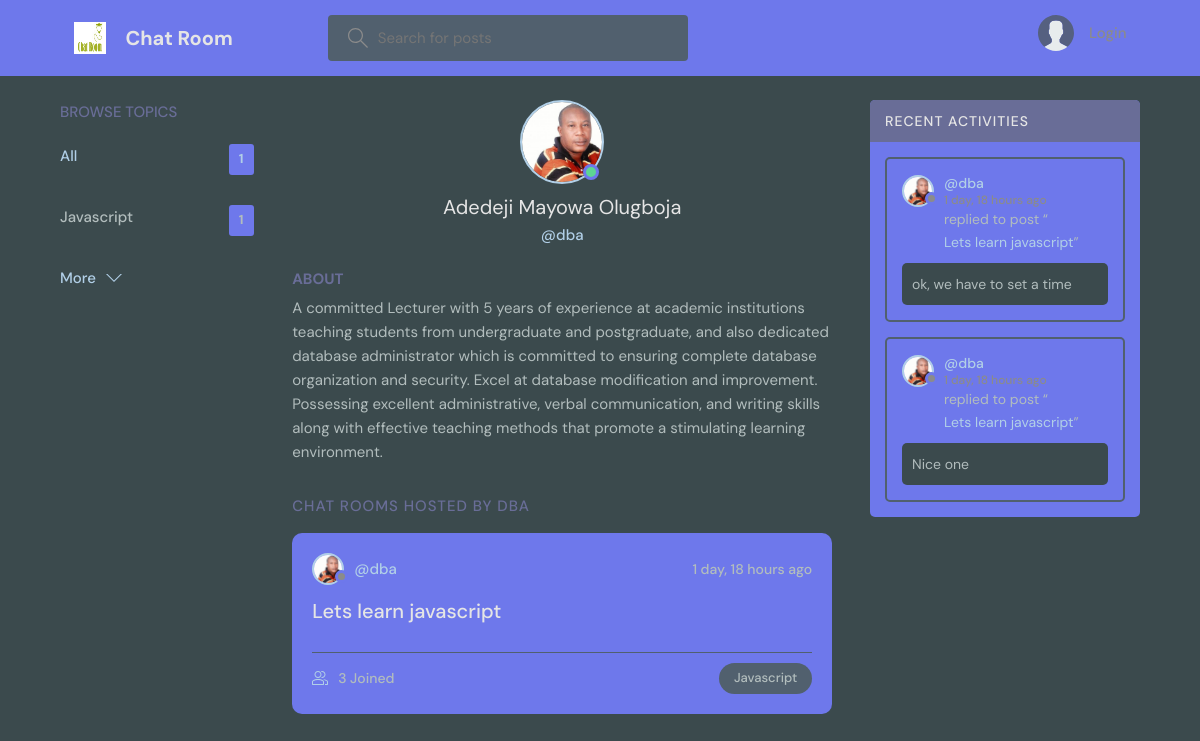
Page /profile/1/ on the committed database.
### chat/models.py (models this page shows, shortened)
class Topic(models.Model):
    name = models.CharField(max_length=200)

class User(AbstractUser):
    name = models.CharField(max_length=200, null=True)
    email = models.EmailField(unique=True, null=True)
    bio = models.TextField(null=True)
    avatar = models.ImageField(null=True, default="avatar.svg")
    USERNAME_FIELD = 'email'
    REQUIRED_FIELDS = []

class Room(models.Model):
    host = models.ForeignKey(User, on_delete=models.SET_NULL, null=True)
    topic = models.ForeignKey(Topic, on_delete=models.SET_NULL, null=True)
    name = models.CharField(max_length=200)
    description = models.TextField(null=True, blank=True)
    participants = models.ManyToManyField(User, related_name='participants', blank=True)
    updated = models.DateTimeField(auto_now=True)
    created = models.DateTimeField(auto_now_add=True)
    class Meta:
        ordering = ['-updated', '-created']
    def __str__(self):
        return self.name

class Message(models.Model):
    user = models.ForeignKey(User, on_delete=models.CASCADE)
    room = models.ForeignKey(Room, on_delete=models.CASCADE)
    body = models.TextField()
    updated = models.DateTimeField(auto_now=True)
    created = models.DateTimeField(auto_now_add=True)
    class Meta:
        ordering = ['-updated', '-created']

### chat/views.py (the view)
# urls.py: path('profile/<str:pk>/', views.userProfile, name="user-profile"),
def userProfile(request, pk):
    user = User.objects.get(id=pk)
    rooms = user.room_set.all()
    room_messages = user.message_set.all()
    topics = Topic.objects.all()
    context = {'user': user, 'rooms': rooms,
               'room_messages': room_messages, 'topics': topics}
    return render(request, 'chat/profile.html', context)

### chat/templates/chat/profile.html (shortened to what this page needs)
{% extends 'main.html' %}
{% block content %}
<main class="profile-page layout layout--3">
  <div class="container">
    {% include 'chat/topics_component.html' %}
    <div class="roomList">
      <div class="profile">
        <div class="profile__avatar">
          <div class="avatar avatar--large active">
            <img src="{{user.avatar.url}}" />
          </div>
        </div>
        <div class="profile__info">
          <h3>{{user.name}}</h3>
          <p>@{{user.username}}</p>
        </div>
        <div class="profile__about">
          <h3>About</h3>
          <p>
            {{user.bio}}
          </p>
        </div>
      </div>
      <div class="roomList__header">
        <div>
          <h2>Chat Rooms Hosted by {{user.username}}</a>
          </h2>
        </div>
      </div>
      {% include 'chat/feed_component.html' %}
    </div>
    {% include 'chat/activity_component.html' %}
  </div>
</main>
{% endblock content %}

### templates/main.html (shortened to what this page needs)
<!DOCTYPE html>
{% load static %}
<html lang="en">
<head>
    <link rel="stylesheet" href="{% static 'styles/style.css' %}" />
</head>
<body>
    {% include 'navbar.html' %}
    {% block content %}
    {% endblock %}
</body>
</html>

### templates/navbar.html (shortened to what this page needs)
{% load static %}
<header class="header header--loggedIn">
    <div class="container">
        <a href="{% url 'home' %}" class="header__logo">
            <img src="{% static 'images/chat_logo.png' %}" />
            <h1>Chat Room</h1>
        </a>
        <form class="header__search" method="GET" action="{% url 'home' %}">
            <label>
                <input name="q" placeholder="Search for posts" />
            </label>
        </form>
        <nav class="header__menu">
            {% if request.user.is_authenticated %}
            <div class="header__user">
                <a href="{% url 'update-user' %}">
                    <div class="avatar avatar--medium active">
                        <img src="{{request.user.avatar.url}}" />
                    </div>
                    <p>{{request.user.username}} <span>@{{request.user.username}}</span></p>
                </a>
                <button class="dropdown-button">
                    <svg version="1.1" xmlns="http://www.w3.org/2000/svg" width="32" height="32" viewBox="0 0 32 32">
                        <title>chevron-down</title>
                        <path d="M16 21l-13-13h-3l16 16 16-16h-3l-13 13z"></path>
                    </svg>
                </button>
            </div>
            {% else %}
            <a href="{% url 'login' %}">
                <img src="{% static 'images/avatar.svg' %}" />
                <p>Login</p>
            </a>
            {% endif %}
        </nav>
    </div>
</header>

### chat/templates/chat/topics_component.html
<div class="topics">
    <div class="topics__header">
        <h2>Browse Topics</h2>
    </div>
    <ul class="topics__list">
        <li>
            <a href="{% url 'home' %}" class="active">All <span>{{topics.count}}</span></a>
        </li>
        {% for topic in topics %}
        <li>
            <a href="{% url 'home' %}?q={{topic.name}}">{{topic.name}}<span>{{topic.room_set.all.count}}</span></a>
        </li>
        {% endfor %}
    </ul>
    <a class="btn btn--link" href="{% url 'topics' %}">
        More
        <svg version="1.1" xmlns="http://www.w3.org/2000/svg" width="32" height="32" viewBox="0 0 32 32">
            <title>chevron-down</title>
            <path d="M16 21l-13-13h-3l16 16 16-16h-3l-13 13z"></path>
        </svg>
    </a>
</div>

### chat/templates/chat/feed_component.html (shortened to what this page needs)
{% for room in rooms %}
<div class="roomListRoom">
    <div class="roomListRoom__header">
        <a href="{% url 'user-profile' room.host.id %}" class="roomListRoom__author">
            <div class="avatar avatar--small">
                <img src="{{room.host.avatar.url}}" />
            </div>
            <span>@{{room.host.username}}</span>
        </a>
        <div class="roomListRoom__actions">
            <span>{{room.created|timesince}} ago</span>
        </div>
    </div>
    <div class="roomListRoom__content">
        <a href="{% url 'room' room.id %}">{{room.name}}</a>
    </div>
    <div class="roomListRoom__meta">
        <a href="{% url 'room' room.id %}" class="roomListRoom__joined">
            {{room.participants.all.count}} Joined
        </a>
        <p class="roomListRoom__topic">{{room.topic.name}}</p>
    </div>
</div>
{% endfor %}

### chat/templates/chat/activity_component.html (shortened to what this page needs)
<div class="activities">
    <div class="activities__header">
        <h2>Recent Activities</h2>
    </div>
    {% for message in room_messages %}
    <div class="activities__box">
        <div class="activities__boxHeader roomListRoom__header">
            <a href="{% url 'user-profile' message.user.id %}" class="roomListRoom__author">
                <div class="avatar avatar--small">
                    <img src="{{message.user.avatar.url}}" />
                </div>
                <p>
                    @{{message.user.username}}
                    <span>{{message.created|timesince}} ago</span>
                </p>
            </a>
        </div>
        <div class="activities__boxContent">
            <p>replied to post “<a href="{% url 'room' message.room.id %}">{{message.room}}</a>”</p>
            <div class="activities__boxRoomContent">{{message.body}}</div>
        </div>
    </div>
    {% endfor %}
</div>

### rows in the picture
Topic: name "Javascript", room_set.all.count "1"
User: avatar (picture), name "Adedeji Mayowa Olugboja", username "dba", bio "A committed Lecturer with 5 years of experience at academic institutions teaching students from undergraduate and postgraduate, and also dedicated database administrator which is committed to ensuring complete database organization and security. Excel at database modification and improvement. Possessing excellent administrative, verbal communication, and writing skills along with effective teaching methods that promote a stimulating learning environment.", username "DBA"
Room: host.avatar (picture), host.username "dba", created "1 day, 18 hours", name "Lets learn javascript", participants.all.count "3", topic.name "Javascript"
Message: user.avatar (picture), user.username "dba", room "Lets learn javascript", body "ok, we have to set a time"
Message: user.avatar (picture), user.username "dba", room "Lets learn javascript", body "Nice one"

### other values in the picture
{{ topics.count }} "1"
